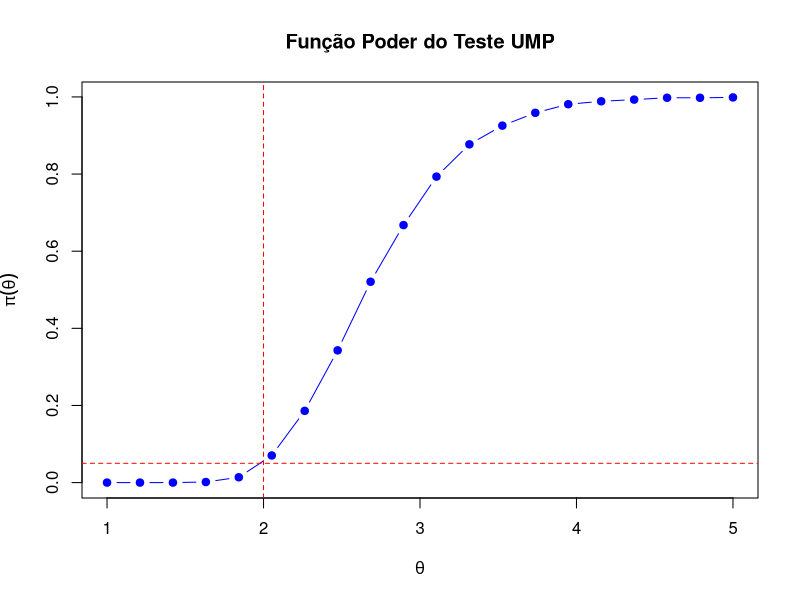

Reproduce this figure in R.
# ==============================================================================
# AULA COMPUTACIONAL: TESTES DE HIPÓTESES (MP, UMP e TRVG)
# Disciplina: Inferência Estatística para Atuária (ET659)
# ==============================================================================

set.seed(2026)
M <- 10000 # Número de réplicas de Monte Carlo para validação empírica

cat("=== AVALIAÇÃO COMPUTACIONAL DE TESTES DE HIPÓTESES ===\n\n")

# ------------------------------------------------------------------------------
# 1. TESTE MAIS PODEROSO (MP) - Lema de Neyman-Pearson
# Modelo: X_i ~ N(mu, 1). 
# H_0: mu = 0  vs  H_1: mu = 1 (Hipóteses Simples)
# Pelo Lema NP, a região crítica simplifica-se para: X_bar > k
# Para alpha = 0.05, sob H_0: X_bar ~ N(0, 1/n) -> k = qnorm(1-alpha, 0, 1/sqrt(n))
# ------------------------------------------------------------------------------
n1 <- 25
alpha <- 0.05
mu_0 <- 0
mu_1 <- 1

# Valor crítico exato
k_critico <- qnorm(1 - alpha, mean = mu_0, sd = 1/sqrt(n1))

# Simulação sob H_0 (Para verificar o Erro do Tipo I - tamanho do teste)
X_H0 <- matrix(rnorm(n1 * M, mean = mu_0, sd = 1), nrow = n1, ncol = M)
x_bars_H0 <- colMeans(X_H0)
erro_tipo_I_empirico <- mean(x_bars_H0 > k_critico)

# Simulação sob H_1 (Para verificar o Poder empírico do teste)
X_H1 <- matrix(rnorm(n1 * M, mean = mu_1, sd = 1), nrow = n1, ncol = M)
x_bars_H1 <- colMeans(X_H1)
poder_empirico_MP <- mean(x_bars_H1 > k_critico)
poder_teorico_MP <- 1 - pnorm(k_critico, mean = mu_1, sd = 1/sqrt(n1))

cat("1. Teste MP (Neyman-Pearson) | H0: mu=0 vs H1: mu=1\n")
cat("   Erro Tipo I (Nominal):", alpha, "| (Empírico):", erro_tipo_I_empirico, "\n")
cat("   Poder do Teste (Teórico):", round(poder_teorico_MP, 4), "| (Empírico):", poder_empirico_MP, "\n\n")


# ------------------------------------------------------------------------------
# 2. TESTE UNIFORMEMENTE MAIS PODEROSO (UMP) e FUNÇÃO PODER
# Modelo: X_i ~ Exp(lambda). Parametrização theta = 1/lambda (média).
# H_0: theta <= 2  vs  H_1: theta > 2 (Hipótese Composta Unilateral)
# Família Exponencial: A soma S = sum(X_i) é RVM. Rejeita H_0 se S > c.
# Sob H_0 (no limite theta=2), S ~ Gama(n, scale=2).
# ------------------------------------------------------------------------------
n2 <- 30
theta_0 <- 2

# Valor crítico c para a soma das exponenciais
c_critico <- qgamma(1 - alpha, shape = n2, scale = theta_0)

# Construção da Função Poder empírica pi(theta)
theta_grid <- seq(1, 5, length.out = 20)
poder_UMP <- numeric(length(theta_grid))

for(i in seq_along(theta_grid)) {
  theta_atual <- theta_grid[i]
  # Simulação de amostras exponenciais (rate = 1/theta)
  S_mat <- matrix(rexp(n2 * M, rate = 1/theta_atual), nrow = n2, ncol = M)
  somas <- colSums(S_mat)
  poder_UMP[i] <- mean(somas > c_critico)
}

cat("2. Teste UMP | H0: theta <= 2 vs H1: theta > 2\n")
cat("   A função poder pi(theta) foi calculada. Observe seu comportamento monótono.\n")
cat("   Para theta = 2 (fronteira), pi(2) = ", poder_UMP[which.min(abs(theta_grid - 2))], " (aproxima-se de alpha = 0.05)\n\n")

# Para fins visuais 
plot(theta_grid, poder_UMP, type="b", pch=19, col="blue",
     xlab=expression(theta), ylab=expression(pi(theta)),
     main="Função Poder do Teste UMP")
abline(v=2, lty=2, col="red")
abline(h=0.05, lty=2, col="red")

# ==============================================================================
# PROPRIEDADES ASSINTÓTICAS EM TESTES DE HIPÓTESES
# ==============================================================================

set.seed(2026)
M <- 10000 # Número de réplicas de Monte Carlo
alpha <- 0.05
vetor_n <- c(10, 30, 50, 100, 500)

# Estruturas para armazenamento dos resultados
res_MP   <- data.frame(n = vetor_n, Erro_Tipo_I = NA, Poder = NA)
res_UMP  <- data.frame(n = vetor_n, Nivel_Empirico = NA, Poder = NA)
res_TRVG <- data.frame(n = vetor_n, Erro_Tipo_I_Assintotico = NA, Poder = NA)

cat("=== INICIANDO SIMULAÇÕES MONTE CARLO (M =", M, ") ===\n\n")

# ------------------------------------------------------------------------------
# 3. TESTE MAIS PODEROSO (MP) - Lema de Neyman-Pearson
# Modelo: X_i ~ N(mu, 1). 
# H_0: mu = 0  vs  H_1: mu = 1
# ------------------------------------------------------------------------------
mu_0 <- 0
mu_1 <- 1

for(i in seq_along(vetor_n)) {
  n <- vetor_n[i]
  k_critico <- qnorm(1 - alpha, mean = mu_0, sd = 1/sqrt(n))
  
  # Sob H_0 (Erro do Tipo I)
  X_H0 <- matrix(rnorm(n * M, mean = mu_0, sd = 1), nrow = n, ncol = M)
  erro_I <- mean(colMeans(X_H0) > k_critico)
  
  # Sob H_1 (Poder)
  X_H1 <- matrix(rnorm(n * M, mean = mu_1, sd = 1), nrow = n, ncol = M)
  poder <- mean(colMeans(X_H1) > k_critico)
  
  res_MP[i, c("Erro_Tipo_I", "Poder")] <- c(erro_I, poder)
}

cat("1. TESTE MP (H0: mu = 0 vs H1: mu = 1)\n")
print(res_MP, row.names = FALSE)
cat("\n")

# ------------------------------------------------------------------------------
# 4. TESTE UNIFORMEMENTE MAIS PODEROSO (UMP)
# Modelo: X_i ~ Exp(lambda). Parametrização theta = 1/lambda.
# H_0: theta <= 2  vs  H_1: theta > 2
# Estatística suficiente S = sum(X_i). Rejeita-se H0 se S > c.
# ------------------------------------------------------------------------------
theta_0 <- 2   # Fronteira de H0 (para avaliar o nível máximo do teste)
theta_1 <- 3   # Ponto na região alternativa (para avaliar o poder)

for(i in seq_along(vetor_n)) {
  n <- vetor_n[i]
  # O valor crítico exato é derivado da Gama(n, escala = theta_0)
  c_critico <- qgamma(1 - alpha, shape = n, scale = theta_0)
  
  # Sob H_0 (theta = 2) - Avaliação do Tamanho do Teste
  S_H0 <- colSums(matrix(rexp(n * M, rate = 1/theta_0), nrow = n, ncol = M))
  nivel <- mean(S_H0 > c_critico)
  
  # Sob H_1 (theta = 3) - Avaliação do Poder do Teste
  S_H1 <- colSums(matrix(rexp(n * M, rate = 1/theta_1), nrow = n, ncol = M))
  poder <- mean(S_H1 > c_critico)
  
  res_UMP[i, c("Nivel_Empirico", "Poder")] <- c(nivel, poder)
}

cat("2. TESTE UMP (H0: theta <= 2 vs H1: theta > 2)\n")
print(res_UMP, row.names = FALSE)
cat("\n")

# ------------------------------------------------------------------------------
# 5. TESTE DA RAZÃO DE VEROSSIMILHANÇA GENERALIZADA (TRVG)
# Modelo: X_i ~ Gama(kappa, lambda). kappa conhecido, lambda desconhecido.
# H_0: lambda = lambda_0  vs  H_1: lambda != lambda_0
# ------------------------------------------------------------------------------
kappa <- 3
lambda_0 <- 2
lambda_1 <- 2.5  # Alternativa verdadeira para simular o poder

# Valor crítico assintótico baseado no Teorema de Wilks (Qui-quadrado 1 g.l.)
qui_critico <- qchisq(1 - alpha, df = 1)

for(i in seq_along(vetor_n)) {
  n <- vetor_n[i]
  
  # ---------------- Erro do Tipo I (Simulação sob H_0) ----------------
  X_H0 <- matrix(rgamma(n * M, shape = kappa, rate = lambda_0), nrow = n, ncol = M)
  somas_H0 <- colSums(X_H0)
  lambda_hat_H0 <- (n * kappa) / somas_H0
  
  # Estatística W = -2*ln(Lambda)
  W_H0 <- 2 * n * kappa * (log(lambda_hat_H0 / lambda_0) + (lambda_0 / lambda_hat_H0) - 1)
  erro_I_assint <- mean(W_H0 > qui_critico)
  
  # ---------------- Poder (Simulação sob H_1) ----------------
  X_H1 <- matrix(rgamma(n * M, shape = kappa, rate = lambda_1), nrow = n, ncol = M)
  somas_H1 <- colSums(X_H1)
  lambda_hat_H1 <- (n * kappa) / somas_H1
  
  W_H1 <- 2 * n * kappa * (log(lambda_hat_H1 / lambda_0) + (lambda_0 / lambda_hat_H1) - 1)
  poder <- mean(W_H1 > qui_critico)
  
  res_TRVG[i, c("Erro_Tipo_I_Assintotico", "Poder")] <- c(erro_I_assint, poder)
}

cat("3. TESTE TRVG (Modelo Gama | H0: lambda = 2 vs H1: lambda != 2)\n")
print(res_TRVG, row.names = FALSE)
cat("\n")

# ==============================================================================
# FIM DA SIMULAÇÃO
# ==============================================================================
